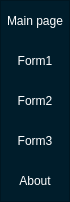
        <widget class="QFrame" name="frame_left_menu">
         <property name="minimumSize">
          <size>
           <width>70</width>
           <height>0</height>
          </size>
         </property>
         <property name="maximumSize">
          <size>
           <width>70</width>
           <height>16777215</height>
          </size>
         </property>
         <property name="styleSheet">
          <string notr="true">background-color: rgb(0, 29, 43);</string>
         </property>
         <property name="frameShape">
          <enum>QFrame::StyledPanel</enum>
         </property>
         <property name="frameShadow">
          <enum>QFrame::Raised</enum>
         </property>
         <layout class="QVBoxLayout" name="verticalLayout_3">
          <property name="leftMargin">
           <number>0</number>
          </property>
          <property name="topMargin">
           <number>0</number>
          </property>
          <property name="rightMargin">
           <number>0</number>
          </property>
          <property name="bottomMargin">
           <number>0</number>
          </property>
          <item alignment="Qt::AlignTop">
           <widget class="QFrame" name="frame_top_menus">
            <property name="frameShape">
             <enum>QFrame::NoFrame</enum>
            </property>
            <property name="frameShadow">
             <enum>QFrame::Raised</enum>
            </property>
            <layout class="QVBoxLayout" name="verticalLayout_4">
             <property name="spacing">
              <number>0</number>
             </property>
             <property name="leftMargin">
              <number>0</number>
             </property>
             <property name="topMargin">
              <number>0</number>
             </property>
             <property name="rightMargin">
              <number>0</number>
             </property>
             <property name="bottomMargin">
              <number>0</number>
             </property>
             <item>
              <widget class="QPushButton" name="btn_page_4">
               <property name="minimumSize">
                <size>
                 <width>0</width>
                 <height>40</height>
                </size>
               </property>
               <property name="styleSheet">
                <string notr="true">QPushButton {
	color: rgb(255, 255, 255);
	background-color: rgb(0, 29, 43);
	border: 0px solid;
}
QPushButton:hover {
	background-color: rgb(85, 170, 255);
}</string>
               </property>
               <property name="text">
                <string>Main page</string>
               </property>
              </widget>
             </item>
             <item>
              <widget class="QPushButton" name="btn_page_1">
               <property name="minimumSize">
                <size>
                 <width>0</width>
                 <height>40</height>
                </size>
               </property>
               <property name="styleSheet">
                <string notr="true">QPushButton {
	color: rgb(255, 255, 255);
	background-color: rgb(0, 29, 43);
	border: 0px solid;
}
QPushButton:hover {
	background-color: rgb(85, 170, 255);
}</string>
               </property>
               <property name="text">
                <string>Form1</string>
               </property>
              </widget>
             </item>
             <item>
              <widget class="QPushButton" name="btn_page_2">
               <property name="minimumSize">
                <size>
                 <width>0</width>
                 <height>40</height>
                </size>
               </property>
               <property name="styleSheet">
                <string notr="true">QPushButton {
	color: rgb(255, 255, 255);
	background-color: rgb(0, 29, 43);
	border: 0px solid;
}
QPushButton:hover {
	background-color: rgb(85, 170, 255);
}</string>
               </property>
               <property name="text">
                <string>Form2</string>
               </property>
              </widget>
             </item>
             <item>
              <widget class="QPushButton" name="btn_page_3">
               <property name="minimumSize">
                <size>
                 <width>0</width>
                 <height>40</height>
                </size>
               </property>
               <property name="styleSheet">
                <string notr="true">QPushButton {
	color: rgb(255, 255, 255);
	background-color: rgb(0, 29, 43);
	border: 0px solid;
}
QPushButton:hover {
	background-color: rgb(85, 170, 255);
}</string>
               </property>
               <property name="text">
                <string>Form3</string>
               </property>
              </widget>
             </item>
             <item>
              <widget class="QPushButton" name="btn_page_5">
               <property name="minimumSize">
                <size>
                 <width>0</width>
                 <height>40</height>
                </size>
               </property>
               <property name="styleSheet">
                <string notr="true">QPushButton {
	color: rgb(255, 255, 255);
	background-color: rgb(0, 29, 43);
	border: 0px solid;
}
QPushButton:hover {
	background-color: rgb(85, 170, 255);
}</string>
               </property>
               <property name="text">
                <string>About</string>
               </property>
              </widget>
             </item>
            </layout>
           </widget>
          </item>
         </layout>
        </widget>
